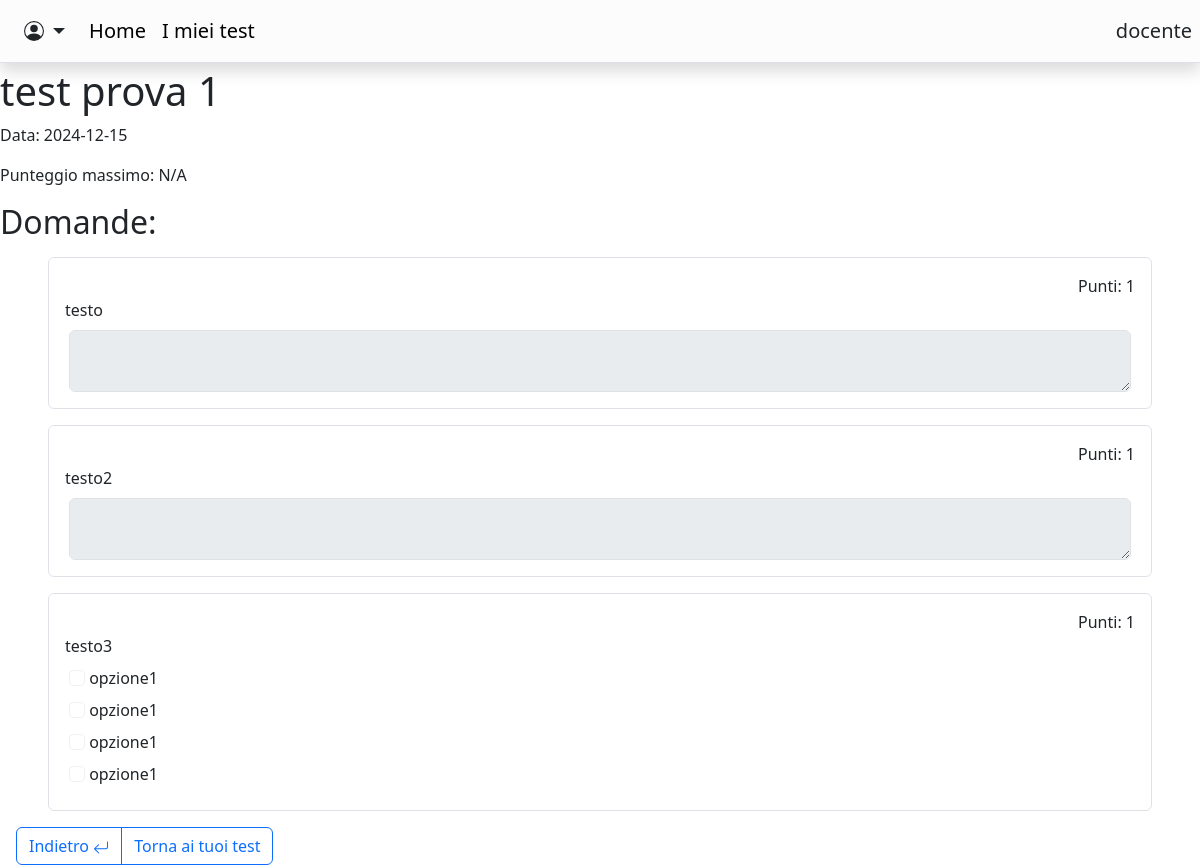
Page /visualizza_test.php?id=2 (signed in) on the committed database.
### tables this page shows
CREATE TABLE `test` (
  `domande` longtext NOT NULL CHECK (json_valid(`domande`)),
  `id` int(11) NOT NULL,
  `docente` varchar(255) NOT NULL,
  `nome` varchar(64) NOT NULL,
  `data` date DEFAULT current_timestamp(),
  `max_punteggio` float DEFAULT NULL
);

### visualizza_test.php (the view, shortened to what this page needs)
<?php
require_once("./db_connection.php");
$test_id = isset($_GET['id']) ? intval($_GET['id']) : 0;
$sql = "SELECT nome, domande, data, max_punteggio FROM test WHERE id = ?";
$stmt = $conn->prepare($sql);
$stmt->bind_param("i", $test_id);
$stmt->execute();
$result = $stmt->get_result();
$test = $result->fetch_assoc();
$nome_test = $test['nome'];
$data_test = $test['data'];
$max_punteggio = $test['max_punteggio'] ?? "N/A";
$domande_json = $test['domande'];
$domande = json_decode($domande_json);
?>
<!DOCTYPE html>
<html lang="it">
<head>
<head>
    <?php require("./include_bs_css.php"); ?>
</head>
<body>
    <?php
        require("./navbar.php");
    ?>
    <h1><?php echo htmlspecialchars($nome_test); ?></h1>
    <p>Data: <?php echo htmlspecialchars($data_test); ?></p>
    <p>Punteggio massimo: <?php echo htmlspecialchars($max_punteggio); ?></p>
    <h2>Domande:</h2>
    <div class="mt-3 mx-5">
    <?php
        $counter=0;
        for($i=0;isset($domande->domande[$i]);$i++){
            echo   '<div class="mb-3 p-3 border rounded">
                    <p class="text-end mb-0">Punti: '.$domande->domande[$i]->punteggio.'</p>
                    <label class="form-label fw-medium" for="domanda'.$i.'">'.$domande->domande[$i]->testo.'</label>
                    <br>
                    <div class="px-1">';
            if($domande->domande[$i]->hasOptions){
                for($j=0;isset($domande->domande[$i]->opzioni[$j]);$j++){
                    echo '<input disabled type="checkbox" class="form-check-input" id="domanda'.$i.$j.'" name="domande['.$counter.'][]" value="op'.$j.'"> <label class="form-label" for="domanda'.$i.$j.'">'.$domande->domande[$i]->opzioni[$j]->txt.'</label><br>';
                }
            }else{
                echo '<textarea disabled class="form-control" name="domande[]" id="domanda'.$i.'"></textarea>';
            }
            echo '</div></div>';
            $counter+=1;
        }
    ?>
    </div>
    <div class="btn-group ms-3" role="group" aria-label="navigation">
        <a href="doc_test_menu.php?id=<?php echo isset($_GET['id']) ? $_GET['id'] : ''; ?>.php" class="btn btn-outline-primary" >
            Indietro
        </a>
        <a href="my_tests.php" class="btn btn-outline-primary" >Torna ai tuoi test</a>
    </div>
</body>
</html>

### rows in the picture
test: nome "test prova 1", data "2024-12-15", max_punteggio "N/A"

### other values in the picture
$domande->domande[$i]->punteggio "1"
$domande->domande[$i]->testo "testo"
$domande->domande[$i]->testo "testo2"
$domande->domande[$i]->testo "testo3"
$domande->domande[$i]->opzioni[$j]->txt "opzione1"
